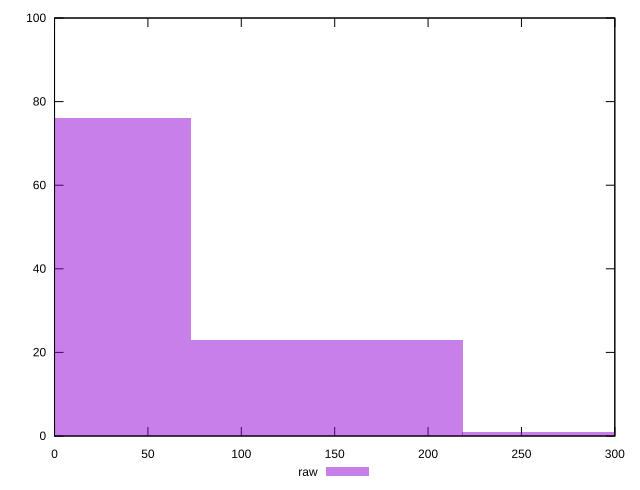

Generate this figure with gnuplot:
reset

$raw <<EOF
0 76
145.62932427494727 23
291.25864854989453 1
EOF

set key outside below
set boxwidth 145.62932427494727
set xrange [0:300]
set yrange [0:100]
set trange [0:100]
set style fill transparent solid 0.5 noborder
set terminal svg size 640, 490 enhanced background rgb 'white'
set output "report_00014_2021-02-09T15:56:05.503Z/unminified-javascript/samples/pages+cached/raw/histogram.svg"

plot $raw title "raw" with boxes

reset
